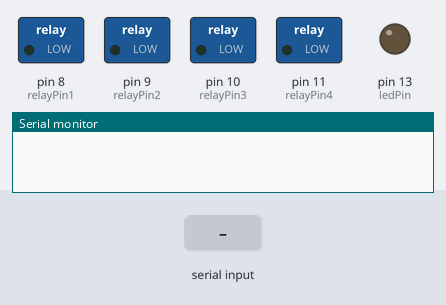
Recording of a sketch running on a simulated Arduino Uno, built with avr-gcc and run on an emulated ATmega328P. Parts: switched loads named in the sketch (green lamp = pin HIGH), output pins drawn as LEDs (lit = HIGH), the last lines printed to the serial monitor. The inputs (shaded band) are chosen by the test bench.

Above: at 1.2 s.
1.3 s: "w" received over Serial
At 2.1 s:
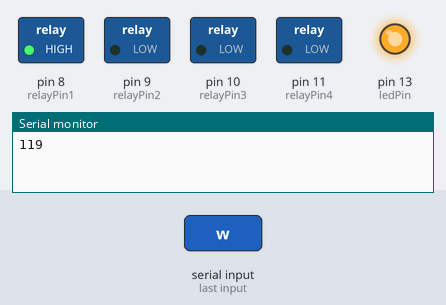
2.8 s: "s" received over Serial
At 3.2 s:
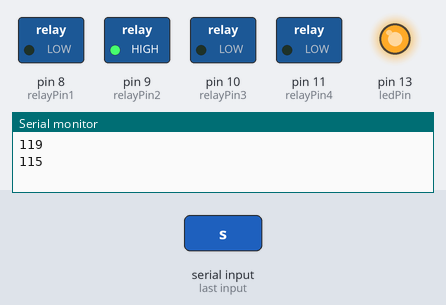
4.3 s: "a" received over Serial
At 5.5 s:
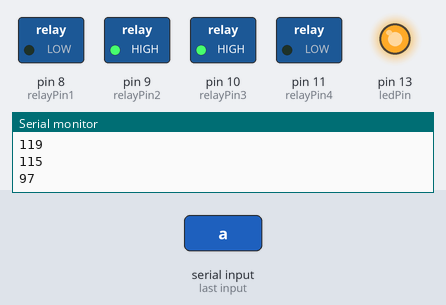
5.8 s: "x" received over Serial
At 6.7 s:
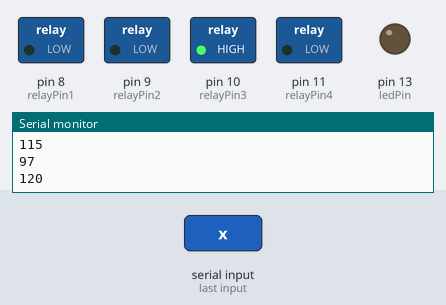
7.3 s: "d" received over Serial
At 7.8 s:
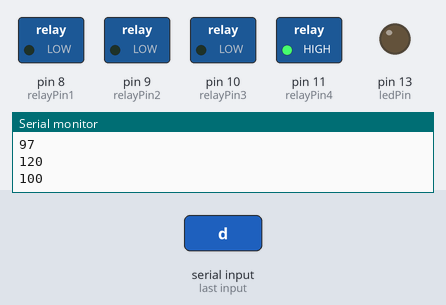
8.8 s: "z" received over Serial
At 10.2 s:
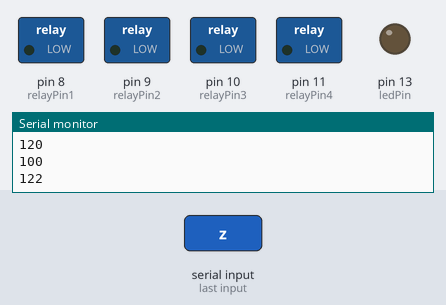
Timing chart, 0 to 11.3 s (numbered marks = the images above; inputs shaded):
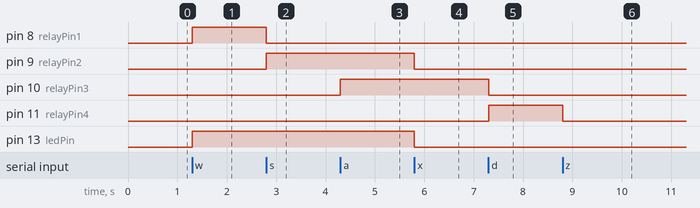

Measured:
- after the input at 1.3 s, pin 8 (relayPin1), pin 13 (ledPin): LOW → HIGH at once
- after the input at 2.8 s, pin 8 (relayPin1): HIGH → LOW at once; pin 9 (relayPin2): LOW → HIGH at once
- after the input at 4.3 s, pin 10 (relayPin3): LOW → HIGH at once
- after the input at 5.8 s, pin 9 (relayPin2), pin 13 (ledPin): HIGH → LOW at once
- after the input at 7.3 s, pin 10 (relayPin3): HIGH → LOW at once; pin 11 (relayPin4): LOW → HIGH at once
- after the input at 8.8 s, pin 11 (relayPin4): HIGH → LOW at once

The sketch:

RC_control_hack.ino
```cpp
/*
 *  Code for hacking toy car's RC Transmitter
 *  by Droiduino
 *
 */

const int relayPin1 = 8; // forward
const int relayPin2 = 9; // reverse
const int relayPin3 = 10; // turn left
const int relayPin4 = 11; // turn right
String cmdText; // Command message from Android
int cmdInt;

const int ledPin = 13;

void setup() {
  // Pin and RC Channel setup
  pinMode(relayPin1, OUTPUT);
  pinMode(relayPin2, OUTPUT);
  digitalWrite(relayPin1, LOW);
  digitalWrite(relayPin2, LOW);
  pinMode(relayPin3, OUTPUT);
  pinMode(relayPin4, OUTPUT);
  digitalWrite(relayPin3, LOW);
  digitalWrite(relayPin4, LOW);

  pinMode(ledPin, OUTPUT);
  digitalWrite(ledPin, LOW);

  // Bluetooth Setup
  Serial.begin(9600); // Default communication rate of the Bluetooth module
}

void loop() {

  // Read command from Android
  if (Serial.available() > 0){
    cmdInt = Serial.read();
    Serial.println(cmdInt); // For debug purpose
  }

  /*
   * Use Unsigned number from ASCII table
   * "w" = 119
   * "s" = 115
   * "a" = 97
   * "d" = 100
   *
   */

  // Forward Reverse
  if (cmdInt == 119){
    digitalWrite(relayPin1, HIGH);
    digitalWrite(relayPin2, LOW);
    digitalWrite(ledPin, HIGH);
  } else {
      if (cmdInt == 115){
        digitalWrite(relayPin1, LOW);
        digitalWrite(relayPin2, HIGH);
      } else {
          if (cmdInt == 120){
            digitalWrite(relayPin1, LOW);
            digitalWrite(relayPin2, LOW);
            digitalWrite(ledPin, LOW);
        }
    }
  }

  // Turning
  if (cmdInt == 97){
    digitalWrite(relayPin3, HIGH);
    digitalWrite(relayPin4, LOW);
  } else {
      if (cmdInt == 100){
        digitalWrite(relayPin3, LOW);
        digitalWrite(relayPin4, HIGH);
      } else {
          if (cmdInt == 122){
            digitalWrite(relayPin3, LOW);
            digitalWrite(relayPin4, LOW);
        }
    }
  }
}
```
